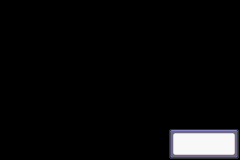

A 2D game scene composited from a Tiled map and its tileset images. What follows is a short description and the map's XML, with each tile layer's data collapsed to a summary:
An orthogonal 30x20 tile map with 8x8 px tiles, 1 tile layer (Tile Layer 1).

<map version="1.0" orientation="orthogonal" width="30" height="20" tilewidth="8" tileheight="8">
 <tileset firstgid="1" name="1" tilewidth="8" tileheight="8">
  <image source="../TileSets/Borders/1.png" width="72" height="8" />
 </tileset>
 <layer name="Tile Layer 1" width="30" height="20">
  <data>[600 cells, 36 non-empty, 9 distinct tile ids]</data>
 </layer>
</map>
